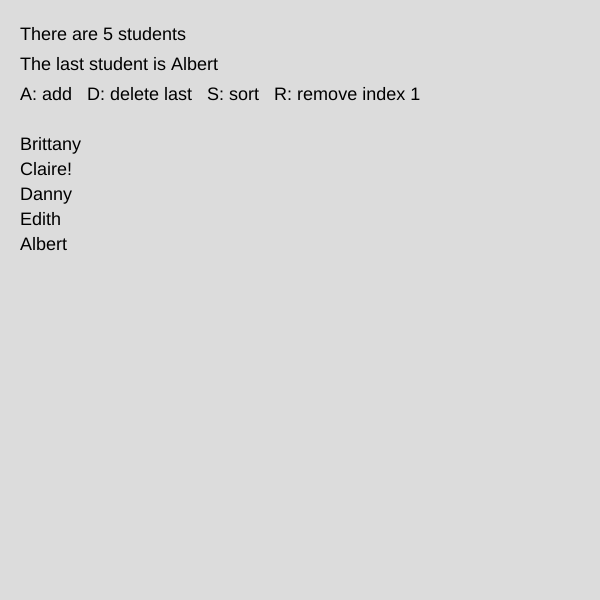
Frame 1 (no input)
Frame 60 (no input): identical to frame 1, image omitted
Frame 120 (the mouse pressed at the canvas centre since frame 60): identical to frame 1, image omitted

The p5.js sketch that drew this single still picture (run headless with seeded random() and noise() and a simulated clock; from frame 60 on, the mouse is pressed at the canvas centre):

// p5.js sketch
// ── sketch.js
/*
   Description: Lesson 11 - Arrays example
   Author: Mr. Kowalczewski
   Date of last edit: October 28, 2026
*/

// ----- Creating arrays -----
let myStudents = ['Brittany', 'Claire', 'Danny', 'Edith', 'Albert'];
let myNumbers = [8, 4.2, 16, -5];
let emptyArray = [];

function setup() {
  createCanvas(600, 600);
  textSize(18);

 

  // ----- Individual elements -----
  // the index starts at 0
  console.log(myStudents[0]); // Albert (string)
  console.log(myStudents[3]); // Danny (string)
  myNumbers[2] += 5;

  console.log(myNumbers[2]);  // 21 (Number)

  

  // an element works like a regular variable
  console.log(myNumbers[2] * 2); // 42
}

function draw() {
  if(myStudents.includes("New Student")){
    background(255,0,0);
  }
  else{
    background(220);
  }
  
  //console.log(myStudents.indexOf('Claire'));

  fill(0);
 
  // ----- Length -----
  text(`There are ${myStudents.length} students`, 20, 40);
  text(`The last student is ${myStudents[myStudents.length - 1]}`, 20, 70);
  text("A: add   D: delete last   S: sort   R: remove index 1", 20, 100);

  // ----- Looping through an array -----
  for (let i = 0; i < myStudents.length; i += 1) {
    // highlight one student
    if (myStudents[i] == 'Claire') {
      myStudents[i] += '!';
    }
    text(`${myStudents[i]}`, 20, 150 + i * 25);
  }

  for(let i = 0; i < myNumbers.length; i++){
    if(myNumbers[i] < 100){
      myNumbers[i] += 1;
    }
    
  }
  console.log(myNumbers);

}

// ----- Array methods -----
function keyPressed() {
  if (key == 'a') {
    // add a value to the end
    myStudents.push("New Student");
  }
  else if (key == 'd') {
    // remove the last value
    myStudents.pop();
  }
  else if (key == 's') {
    // sort alphabetically
    myStudents.sort();
  }
  else if (key == 'r') {
    // remove 1 item at index 1
    myStudents.splice(1, 2, "ghkl");
  }
}
